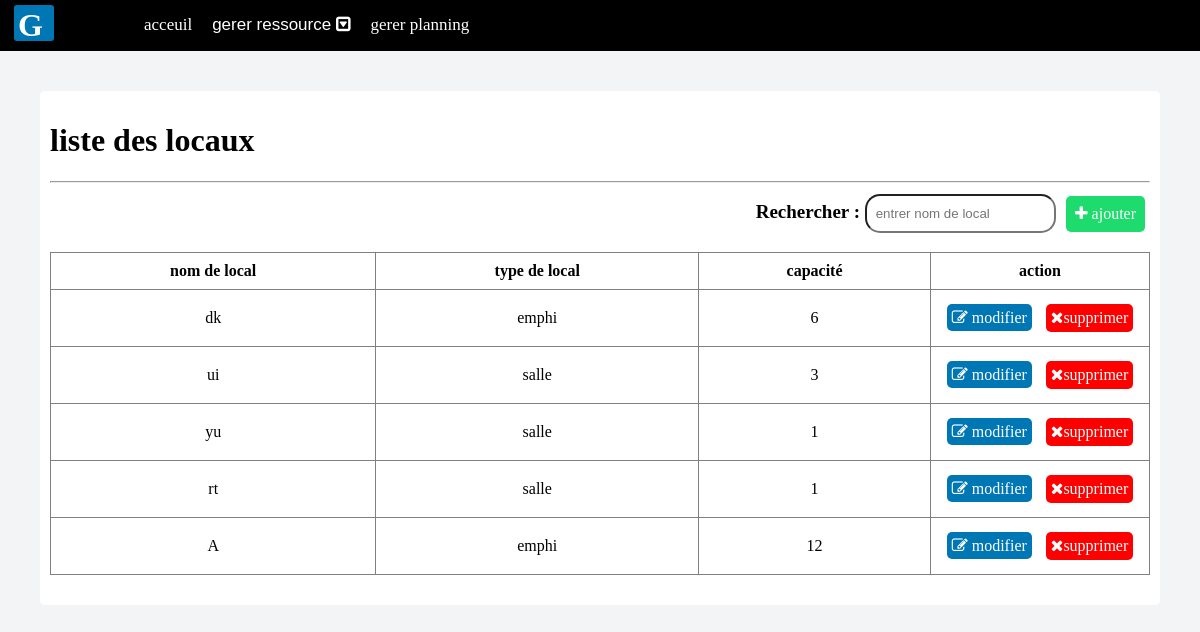
The page /crud3s.php on the database its author committed.
### tables this page shows
CREATE TABLE `locaux` (
  `id_l` int(11) NOT NULL,
  `nom_l` varchar(45) NOT NULL,
  `type_l` enum('salle','emphi') NOT NULL,
  `capacité` int(11) NOT NULL
);

### crud3s.php (the view, shortened to what this page needs)
<!DOCTYPE html>
<html>
<head>
	<link rel="stylesheet" type="text/css" href="pA.css">
	<link rel="stylesheet" href="https://maxcdn.bootstrapcdn.com/font-awesome/4.7.0/css/font-awesome.min.css">
</head>
<body>
	<div class="hi">
 <?php require_once 'dash.php'; ?>
		<div class="fp">
	<div class="io">
<h1> liste des locaux</h1>
<hr>
 <div class="df">
	 	<label> Rechercher : </label>
	 	 <input type="text" id="myInput" onkeyup="myFunction()" placeholder=" entrer nom de local ">
	   <a id="rsw" href="ajouter_l.php"><i class="fa fa-plus"></i> ajouter</a>
	 </div>
<table border="1" id="myTable">
	<tr>
		<th>nom de local</th>
<th>type de local</th>
		<th>capacité</th>
<th id="at">action</th>
	</tr>
	 <?php
  require_once 'model.php';
  $q=$bd->query("select * from locaux");
  while ($t=$q->fetch()){
  ?>
  <tr>
		<td><?php echo $t['nom_l'];?></td>
		<td><?php echo $t['type_l'];?></td>
			<td><?php echo $t['capacité'];?></td>
<td ><a id="ml" href="modifier_l.php?id=<?php echo $t['id_l'];?>&n=<?php echo $t['nom_l'];?>&c=<?php echo $t['capacité'];?>&t=<?php echo $t['type_l'];?>"><i class="fa fa-edit"></i> modifier</a>
	<button id="s" type="button" onclick="delete_r('delete_l.php?id=',<?php echo $t['id_l'];?> )"><i class="fa fa-times"></i>supprimer</button></td>
		<?php }
  ?></tr>
</div>
</div>
</div>
</body>
</html>

### pA.css (style rules this page uses)
table { margin-top: 40px; width: 100%; text-align: center; border-collapse: collapse; }
th,td { padding: 9px; }
#at { width: 200px; }
#s { background-color: red; border: none; }
#ml { background-color: #0077b5; }
#rsw { background-color: #1edb6e; padding: 9px; float: right; }
.df > label { font-weight: bold; font-size: 19px; margin:10px 5px 0 0; }
.df > input { padding: 5px; height: 25px; margin:3px 5px 0 0; border-radius: 15px; }
.df { margin-bottom: 15px; float: right; display: flex; }
.io a,.io button { border-radius: 5px; text-decoration: none; color: white; padding: 5px; font-size: 16px; font-family: 'Crimson Text', serif; margin: 5px; }
.io { color: black; background-color: white; padding: 10px; padding-bottom: 30px; margin: 40px; border-radius: 5px; }

### h.css (style rules this page uses)
body { color: white; margin: 0; background-image: linear-gradient(rgb(0,0,0),rgba(0,0,0,0.6), rgb(0,0,0)) ,url("Capture.JPG"); background-size: cover; }
html { width: 100%; height: 100%; }

### o.css (style rules this page uses)
body { margin: 0; background-color: #f2f4f6; background-image: none; }

### crud3s.php (style rules this page uses)
.io { color: black; }

### rows shown on the page
locaux: nom_l "dk", type_l "emphi", capacité "6"
locaux: nom_l "ui", type_l "salle", capacité "3"
locaux: nom_l "yu", type_l "salle", capacité "1"
locaux: nom_l "rt", type_l "salle", capacité "1"
locaux: nom_l "A", type_l "emphi", capacité "12"
